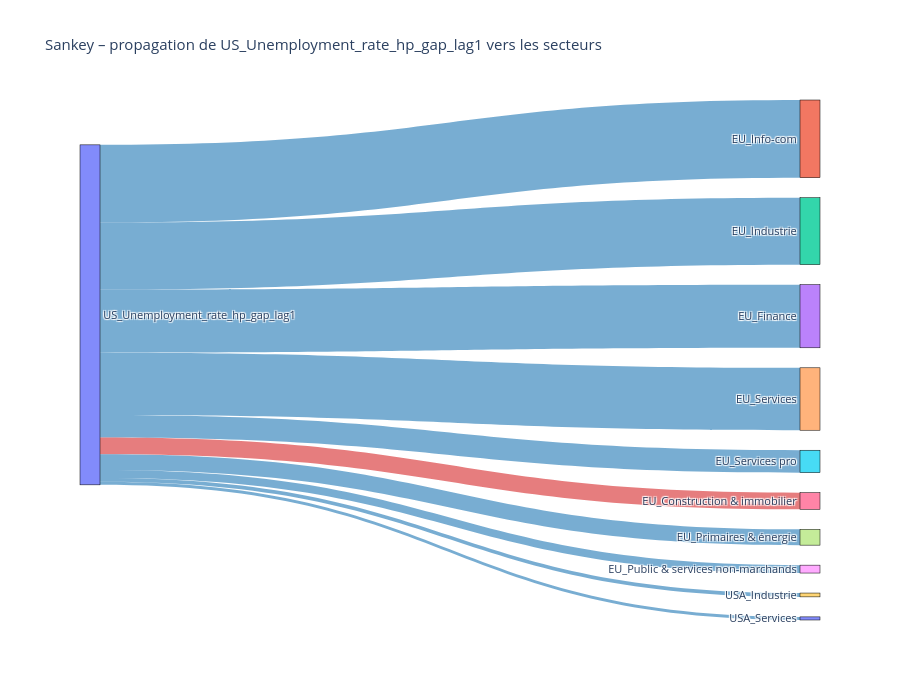

Notebook cell for this chart:
### Code cell
sankey_macro_to_sectors(B, macro="US_Unemployment_rate_hp_gap_lag1", top_n=10)

### Figure 1 — Plotly figure (JSON) as saved in the notebook; plotly's stock layout.template omitted (floating-point values rounded to 4 significant figures)
{"data": [{"link": {"color": ["rgba(31,119,180,0.6)", "rgba(31,119,180,0.6)", "rgba(31,119,180,0.6)", "rgba(31,119,180,0.6)", "rgba(31,119,180,0.6)", "rgba(214,39,40,0.6)", "rgba(31,119,180,0.6)", "rgba(31,119,180,0.6)", "rgba(31,119,180,0.6)", "rgba(31,119,180,0.6)"], "customdata": [1.213, 1.043, 0.9851, 0.9737, 0.3506, -0.2597, 0.2463, 0.1232, 0.0597, 0.0487], "hovertemplate": "Source: %{source.label}<br>Cible: %{target.label}<br>Effet: %{customdata}<extra></extra>", "source": [0, 0, 0, 0, 0, 0, 0, 0, 0, 0], "target": [1, 2, 3, 4, 5, 6, 7, 8, 9, 10], "value": [1.213, 1.043, 0.9851, 0.9737, 0.3506, 0.2597, 0.2463, 0.1232, 0.05972, 0.04874]}, "node": {"label": ["US_Unemployment_rate_hp_gap_lag1", "EU_Info-com", "EU_Industrie", "EU_Finance", "EU_Services", "EU_Services pro", "EU_Construction & immobilier", "EU_Primaires & énergie", "EU_Public & services non-marchands", "USA_Industrie", "USA_Services"], "line": {"color": "black", "width": 0.5}, "pad": 20, "thickness": 20}, "type": "sankey"}], "layout": {"font": {"size": 11}, "height": 700, "title": {"text": "Sankey – propagation de US_Unemployment_rate_hp_gap_lag1 vers les secteurs"}}}
